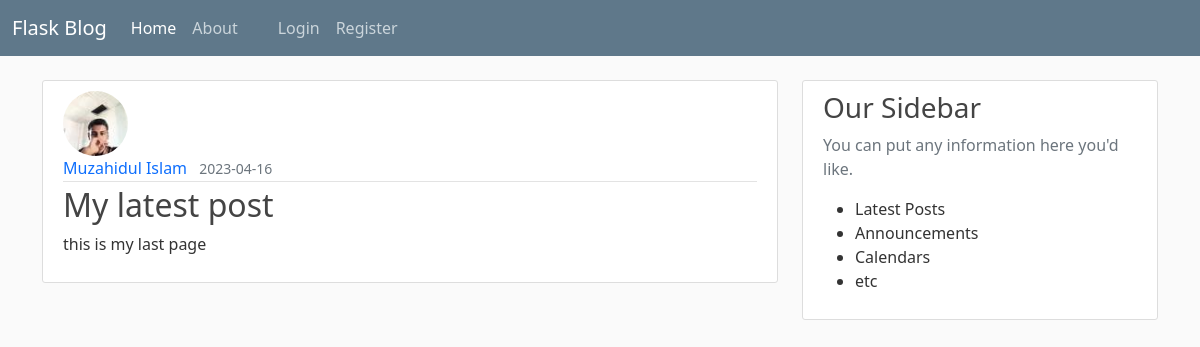
Screenshot of /post/20 with the database file from the repository.
### flaskblog/models.py (models this page shows, shortened)
class User(db.Model, UserMixin):
    id = db.Column(db.Integer,primary_key=True)
    username = db.Column(db.String(20),unique=True,nullable=False)
    email = db.Column(db.String(120),unique=True,nullable=False)
    image_file = db.Column(db.String(20),nullable=False, default = 'default.jpg')
    password = db.Column(db.String(60),nullable=False)
    posts = db.relationship('Post', backref='author',lazy=True)

class Post(db.Model):
    id = db.Column(db.Integer,primary_key=True)
    title = db.Column(db.String(100), nullable=False)
    date_posted  = db.Column(db.DateTime, nullable=False , default = datetime.utcnow)
    content = db.Column(db.String(1000), nullable = False)
    user_id = db.Column(db.Integer, db.ForeignKey('user.id'), nullable = False)

### flaskblog/routes.py (the view)
@app.route("/post/<int:post_id>")
def post(post_id):
    post = Post.query.get_or_404(post_id)#get post by id but if it is not possible return 404
    return render_template('post.html',title=post.title, post=post)

### flaskblog/templates/post.html (shortened to what this page needs)
{% extends "layout.html" %}
{% block content%}
        <article class="media content-section">
            <img class="rounded-circle article-img" src="{{url_for('static', filename='profilePic/' + post.author.image_file)}}" alt="">
            <div class="media-body">
                <div class="article-metadata">
                    <a class="me-2" href="{{url_for('user_posts', username=post.author.username)}}">{{post.author.username}}</a>
                    <small class="text-muted">{{post.date_posted.strftime('%Y-%m-%d')}}</small>
                </div>
                <h2 class="article-title">{{post.title}}</h2>
                <p>{{post.content}}</p>
            </div>
        </article>
{% endblock content%}

### flaskblog/static/main.css (style rules this page uses)
body { background: #fafafa; color: #333333; margin-top: 5rem; }
h1,h2,h3,h4,h5,h6 { color: #444444; }
.content-section { background: #ffffff; padding: 10px 20px; border: 1px solid #dddddd; border-radius: 3px; margin-bottom: 20px; }
.article-title { color: #444444; }
.article-img { height: 65px; width: 65px; margin-right: 16px; }
.article-metadata { padding-bottom: 1px; margin-bottom: 4px; border-bottom: 1px solid #e3e3e3; }
a { text-decoration: none; }

### rows the page displays
User: image_file (picture), author.username "Muzahidul Islam"
Post: date_posted "2023-04-16", title "My latest post", content "this is my last page"
